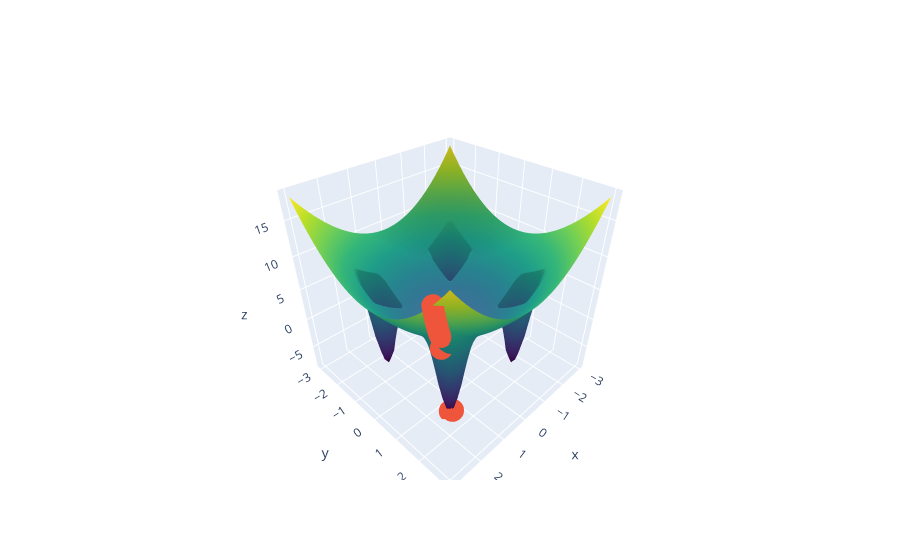

The notebook cell this image was saved under:
### Code cell
fig = go.Figure(
    data=[
        go.Surface(
            x=grid_x.numpy(), 
            y=grid_y.numpy(), 
            z=grid_z.numpy(), 
            colorscale='Viridis', 
            showscale=False
        ),
        go.Scatter3d(
            x=xs, y=ys, z=zs,
        )
    ],
)

fig.show()

### Figure 1 — Plotly figure (JSON) as saved in the notebook; plotly's stock layout.template omitted (floating-point values rounded to 4 significant figures; data arrays with more than 128 entries replaced by an {"elided": "..."} marker saying what was removed)
{"data": [{"colorscale": [[0, "#440154"], [0.1111, "#482878"], [0.2222, "#3e4989"], [0.3333, "#31688e"], [0.4444, "#26828e"], [0.5556, "#1f9e89"], [0.6667, "#35b779"], [0.7778, "#6ece58"], [0.8889, "#b5de2b"], [1, "#fde725"]], "showscale": false, "type": "surface", "x": {"elided": "40x40 float values"}, "y": {"elided": "40x40 float values"}, "z": {"elided": "40x40 float values"}}, {"text": "HUI", "type": "scatter3d", "x": [3, 2.94, 2.881, 2.824, 2.767, 2.712, 2.658, 2.604, 2.552, 2.501, 2.451, 2.402, 2.354, 2.307, 2.261, 2.216, 2.171, 2.128, 2.085, 2.044, 2.003, 1.963, 1.495, 1.47, 1.47, 1.47, 1.47], "y": [2.5, 2.45, 2.401, 2.353, 2.306, 2.26, 2.215, 2.17, 2.127, 2.084, 2.043, 2.002, 1.962, 1.923, 1.884, 1.846, 1.809, 1.773, 1.738, 1.703, 1.669, 1.636, 1.583, 1.468, 1.471, 1.47, 1.47], "z": [15.25, 14.65, 14.07, 13.51, 12.97, 12.46, 11.97, 11.49, 11.04, 10.6, 10.18, 9.778, 9.391, 9.019, 8.662, 8.319, 7.989, 7.673, 7.369, 7.077, 6.797, 4.867, -7.408, -8.088, -8.088, -8.088, -8.088]}], "layout": {}}
